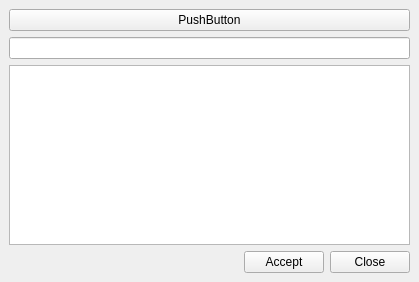
<?xml version="1.0" encoding="UTF-8"?>
<ui version="4.0">
 <class>toolbox</class>
 <widget class="QDockWidget" name="toolbox">
  <property name="geometry">
   <rect>
    <x>0</x>
    <y>0</y>
    <width>419</width>
    <height>282</height>
   </rect>
  </property>
  <property name="floating">
   <bool>false</bool>
  </property>
  <property name="features">
   <set>QDockWidget::AllDockWidgetFeatures</set>
  </property>
  <property name="windowTitle">
   <string>Giswater toolbox</string>
  </property>
  <widget class="QWidget" name="Dialog">
   <layout class="QGridLayout" name="gridLayout">
    <item row="2" column="0">
     <layout class="QHBoxLayout" name="horizontalLayout">
      <item>
       <spacer name="horizontalSpacer">
        <property name="orientation">
         <enum>Qt::Horizontal</enum>
        </property>
        <property name="sizeHint" stdset="0">
         <size>
          <width>40</width>
          <height>20</height>
         </size>
        </property>
       </spacer>
      </item>
      <item>
       <widget class="QPushButton" name="btn_accept">
        <property name="text">
         <string>Accept</string>
        </property>
       </widget>
      </item>
      <item>
       <widget class="QPushButton" name="btn_close">
        <property name="text">
         <string>Close</string>
        </property>
       </widget>
      </item>
     </layout>
    </item>
    <item row="1" column="0">
     <layout class="QVBoxLayout" name="verticalLayout">
      <item>
       <widget class="QLineEdit" name="txt_filter"/>
      </item>
      <item>
       <widget class="QTreeView" name="trv"/>
      </item>
     </layout>
    </item>
    <item row="0" column="0">
     <widget class="QPushButton" name="pushButton">
      <property name="sizePolicy">
       <sizepolicy hsizetype="Preferred" vsizetype="Preferred">
        <horstretch>0</horstretch>
        <verstretch>0</verstretch>
       </sizepolicy>
      </property>
      <property name="text">
       <string>PushButton</string>
      </property>
     </widget>
    </item>
   </layout>
  </widget>
 </widget>
 <resources/>
 <connections/>
</ui>
